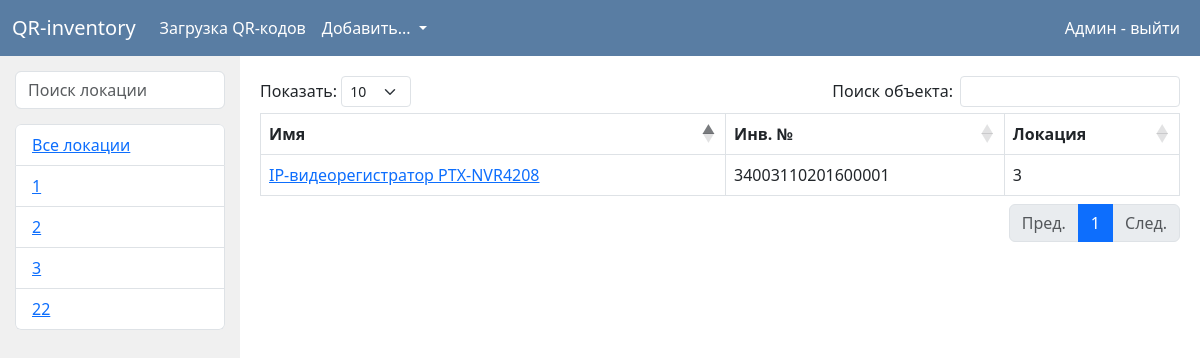
/admin/3 (signed in), run on the app's committed database.
### data/users.py (models this page shows, shortened)
class User(SqlAlchemyBase, UserMixin, SerializerMixin):
    __tablename__ = 'users'
    id = sqlalchemy.Column(sqlalchemy.Integer,
                           primary_key=True, autoincrement=True)
    name = sqlalchemy.Column(sqlalchemy.String)
    email = sqlalchemy.Column(sqlalchemy.String,
                              index=True, unique=True, nullable=True)
    hashed_password = sqlalchemy.Column(sqlalchemy.String, nullable=True)
    role = sqlalchemy.Column(sqlalchemy.Integer, sqlalchemy.ForeignKey('roles.id'))

### data/places.py (models this page shows)
class Place(SqlAlchemyBase, SerializerMixin):
    __tablename__ = 'places'
    id = sqlalchemy.Column(sqlalchemy.Integer,
                           primary_key=True, autoincrement=True)
    text = sqlalchemy.Column(sqlalchemy.String)

### data/objects.py (models this page shows, shortened)
class Object(SqlAlchemyBase, SerializerMixin):
    __tablename__ = 'objects'
    id = sqlalchemy.Column(sqlalchemy.Integer,
                           primary_key=True, autoincrement=True)
    name = sqlalchemy.Column(sqlalchemy.String, nullable=True)
    serial_number = sqlalchemy.Column(sqlalchemy.String, nullable=True)
    obj_place = sqlalchemy.Column(sqlalchemy.Integer, sqlalchemy.ForeignKey('places.id'),
                                  nullable=True)
    responsible_id = sqlalchemy.Column(sqlalchemy.Integer, sqlalchemy.ForeignKey('users.id'),
                                  nullable=True)
    checked = sqlalchemy.Column(sqlalchemy.Integer, nullable=True, default=1)

### data/users.py (the view)
        def _wrap(*args, **kwargs):
            if create_session().query(Role).filter(Role.name == role).first().id != current_user.role:
                return jsonify({'error': f"{current_user.email} hasn't got enough rights"})
            else:
                return func(*args, **kwargs)

### data/db_session.py (called while the page is built)
def create_session() -> Session:
    global __factory
    return __factory()

### data/users.py (called while the page is built)
def role_required(role):
    def role_decorator(func):
        def _wrap(*args, **kwargs):
            if create_session().query(Role).filter(Role.name == role).first().id != current_user.role:
                return jsonify({'error': f"{current_user.email} hasn't got enough rights"})
            else:
                return func(*args, **kwargs)
        _wrap.__name__ = func.__name__
        return _wrap
    return role_decorator

### flask_app.py (called while the page is built)
@login_manager.user_loader
def load_user(user_id):
    return db_sess.query(User).get(user_id)

### front/admin_pages.py (called while the page is built)
@app.route('/admin/<int:id>')
@login_required
@role_required('admin')
def admin_place_objects(id):
    db_sess = db_session.create_session()
    objects = db_sess.query(Object).filter(Object.obj_place == id)
    places = db_sess.query(Place)
    return render_template("admin/main_page.html", objects=objects, places=places, title='QR-inventory')

### templates/admin/main_page.html (shortened to what this page needs)
{% extends "admin/base.html" %}
{% block content %}
    <div class="main_container">
        <div class="places">
            <input class="form-control" id="placesSearch" type="text" placeholder="Поиск локации">
            <ul class="list-group" id="placesList">
                <li class="list-group-item"><a href="/admin"> Все локации </a></li>
                {% for place in places %}
                    <li class="list-group-item"><a href="/admin/{{ place.id }}"> {{ place.text }}</a></li>
                {% endfor %}
            </ul>
        </div>
        <div class="objects">
            <table class="table table-bordered" id="objTable">
                <thead>
                <tr>
                    <th>Имя</th>
                    <th>Инв. №</th>
                    <th>Локация</th>
                </tr>
                </thead>
                <tbody>
                {% for obj in objects %}
                    <tr>
                        <td><a href="/admin/object/{{ obj.id }}"> {{ obj.name }} </a></td>
                        <td> {{ obj.serial_number }} </td>
                        {% if places.get(obj.obj_place) %}
                            <td> {{ places.get(obj.obj_place).text }} </td>
                        {% else %}
                            <td> -</td>
                        {% endif %}
                    </tr>
                {% endfor %}
                </tbody>
            </table>
        </div>
{% endblock %}

### templates/admin/base.html (shortened to what this page needs)
<!doctype html>
<html lang="en">
<head>
    <link href="https://cdn.jsdelivr.net/npm/bootstrap@5.3.0-alpha3/dist/css/bootstrap.min.css" rel="stylesheet"
>
    <link rel="stylesheet" href="https://cdn.datatables.net/1.13.4/css/dataTables.bootstrap5.min.css">
    <link rel="stylesheet" href="/static/style.css">
    <link rel="stylesheet" href="https://cdnjs.cloudflare.com/ajax/libs/font-awesome/4.7.0/css/font-awesome.min.css">
</head>
<body>
<header>
    <nav class="navbar navbar-expand-lg">
        <div class="container-fluid">
            <a class="navbar-brand" href="/admin"> QR-inventory </a>
            <div class="collapse navbar-collapse" id="navbarNav">
                <ul class="navbar-nav">
                    <li class="nav-item">
                        <a class="nav-link" href="/download_qr">Загрузка QR-кодов</a>
                    </li>
                    <li class="nav-item dropdown">
                        <a id="nav_d1" class="nav-link dropdown-toggle" href="#" role="button" data-bs-toggle="dropdown"
                           aria-expanded="false">
                            Добавить...
                        </a>
                    </li>
                </ul>
            </div>
            <div class="d-flex">
                {% if current_user.is_authenticated %}
                    <a class="nav-link me-2" href="/logout"> {{ current_user.name }} - выйти </a>
                {% else %}
                    <a class="btn btn-primary me-2" href="/register">Зарегистрироваться</a>
                    <a class="btn btn-primary" href="/login">Войти</a>
                {% endif %}
            </div>
        </div>
    </nav>
</header>
<main role="main" class="main_block">
    {% block content %}{% endblock %}
</main>
</body>
</html>

### static/style.css (style rules this page uses)
li { list-style-type:none; }
#nav_d1 { color: #ffffff; }
.nav-link { color: #ffffff; }
.navbar-brand { color: #ffffff; }
.navbar { background-color: #597da3; color: #ffffff; }
.main_container { display: grid; height: calc(100vh - 70px); grid-template-columns: 20% 80%; grid-template-areas: "places objects"; }
.places { background-color: #F0F0F0; height: calc(100vh - 70px); padding: 15px; grid-area: places; }
#placesSearch { margin-bottom: 15px; }
#placesList { max-height: calc(100vh - 165px); overflow-y: scroll; }
.objects { grid-area: objects; }

### data on the page
User: name "Админ"
Place: text "1"
Place: text "2"
Place: text "3"
Place: text "22"
Object: name "IP-видеорегистратор PTX-NVR4208", serial_number "34003110201600001", get "3"
